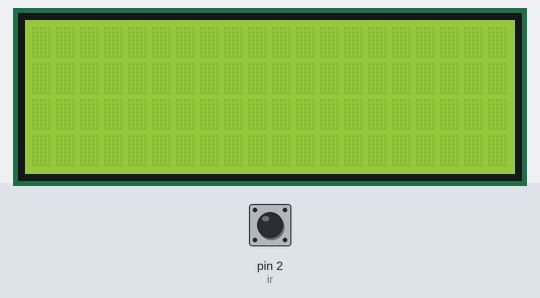
A sketch run on a simulated Arduino Uno, built with avr-gcc and run on an emulated ATmega328P. Parts: 20×4 character LCD. The inputs (shaded band) are chosen by the test bench; at power-on: pin 2 (ir) HIGH. What the sketch prints to the serial monitor is not drawn.

Above: at 1.2 s.
1.3 s: pin 2 (ir) pulsed LOW 5 times (0.12 s each, 0.3 s apart)
At 3.3 s:
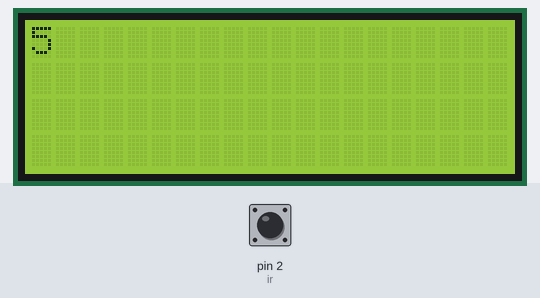
Timing chart, 0 to 4.8 s (numbered marks = the images above; inputs shaded):
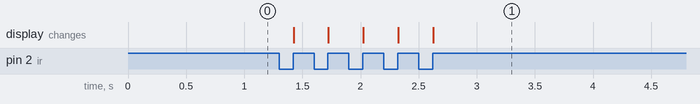

The sketch:

Task-2.ino
```cpp
#include <Wire.h>
#include <LiquidCrystal_I2C.h>

const int ir = 2;
volatile int count = 0;
volatile bool prev_state = HIGH;


LiquidCrystal_I2C lcd(0x27,20,4);

void setup() {
  // put your setup code here, to run once:
  Serial.begin(9600);
  lcd.init();
  lcd.backlight();
  pinMode(ir, INPUT);
}

void loop() {
  bool cur_state = digitalRead(ir);

  if (!cur_state && prev_state) {
    prev_state = LOW;
  }
  if (cur_state && !prev_state) {
    count += 1;
    prev_state = HIGH;
    Serial.println(count);
    lcd.clear();
    lcd.print(count);
  }

}
```

Question-1.cpp
```cpp
const int led1 = 2; // (500ms)
const int led2 = 3; // (1000ms)
const int led3 = 4; // (1500ms)

// Stores the previous time where there has been an update to the leds
unsigned long p1 = 0;
unsigned long p2 = 0;
unsigned long p3 = 0;

// Stores the current stare of the respective leds
int s1 = LOW;
int s2 = LOW;
int s3 = LOW;

void setup() {
  pinMode(led1, OUTPUT);
  pinMode(led2, OUTPUT);
  pinMode(led3, OUTPUT);
}

void loop() {
  unsigned long curr = millis();

  // LED 1: 500ms
  if ((curr - p1 >= 500) || (s1 == HIGH && curr - p1 >= 20)) {
    if (s1 != HIGH) p1 = curr;
    s1 = (s1 == LOW) ? HIGH : LOW;
    digitalWrite(led1, s1);
  }

  // LED 2: 1000ms
  if ((curr - p2 >= 1000) || (s2 == HIGH && curr - p2 >= 20)) {
    if (s2 != HIGH) p2 = curr;
    s2 = (s2 == LOW) ? HIGH : LOW;
    digitalWrite(led2, s2);
  }

  // LED 3: 1500ms
  if ((curr - p3 >= 1500) || (s3 == HIGH && curr - p3 >= 20)) {
    if (s3 != HIGH) p3 = curr;
    s3 = (s3 == LOW) ? HIGH : LOW;
    digitalWrite(led3, s3);
  }
}
```

Question-2.cpp
```cpp
const int potPin = A0;

const int redPin = 9;
const int greenPin = 10;
const int bluePin = 11;

const int ledPin = 3;
unsigned long prev = 0;
int state = LOW;

void setup() {
  pinMode(redPin, OUTPUT);
  pinMode(greenPin, OUTPUT);
  pinMode(bluePin, OUTPUT);
  pinMode(ledPin, OUTPUT);
  pinMode(potPin, INPUT);
}

void loop() {
  int potValue = analogRead(potPin);
  unsigned long curr = millis();

  int r = 0, g = 0, b = 0;

  // Color control logic
  if (potValue < 341) {
    r = map(potValue, 0, 340, 255, 0);
    g = map(potValue, 0, 340, 0, 255);
    b = 0;
  }
  else if (potValue < 682) {
    r = 0;
    g = map(potValue, 341, 681, 255, 0);
    b = map(potValue, 341, 681, 0, 255);
  }
  else {
    r = map(potValue, 682, 1023, 0, 255);
    g = 0;
    b = map(potValue, 682, 1023, 255, 0);
  }

  analogWrite(redPin, r);
  analogWrite(greenPin, g);
  analogWrite(bluePin, b);

  // Blink control
  int delayTime = map(potValue, 0, 1023, 1000, 100);

  if (curr - prev >= delayTime) {
    prev = curr;
    state = (state == LOW)? HIGH : LOW;
  	digitalWrite(ledPin, state);
  }
}
```

Measured:
- after the input at 1.3 s, the display: first changes after 0.12 s (image 1 shows a later state)
